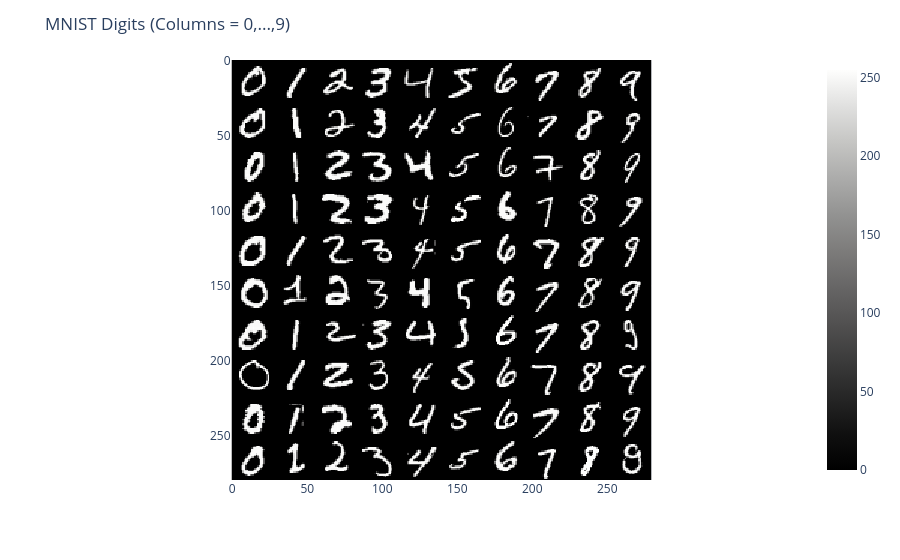

Here is the notebook cell this chart was saved with:
### Code cell
mnist = MNIST(root="./data",train=True,download=True)

digit_images = {d: [] for d in range(10)}

for image, label in mnist:
    if len(digit_images[label]) < 10:
        digit_images[label].append(np.array(image))

    if all(len(v) == 10 for v in digit_images.values()):
        break

canvas = np.ones((10*28, 10*28)) * 255

for row in range(10):
    for col in range(10):
        img = digit_images[col][row]
        canvas[row*28:(row+1)*28,col*28:(col+1)*28] = img

fig = px.imshow(canvas,color_continuous_scale="gray",aspect="equal")

fig.update_layout(title="MNIST Digits (Columns = 0,...,9)")

fig.show()

### Figure 1 — Plotly figure (JSON) as saved in the notebook; plotly's stock layout.template omitted (floating-point values rounded to 4 significant figures; data arrays with more than 128 entries replaced by an {"elided": "..."} marker saying what was removed)
{"data": [{"coloraxis": "coloraxis", "hovertemplate": "x: %{x}<br>y: %{y}<br>color: %{z}<extra></extra>", "name": "0", "type": "heatmap", "xaxis": "x", "yaxis": "y", "z": {"elided": "280x280 float values"}}], "layout": {"coloraxis": {"colorscale": [[0, "rgb(0, 0, 0)"], [0.09091, "rgb(16, 16, 16)"], [0.1818, "rgb(38, 38, 38)"], [0.2727, "rgb(59, 59, 59)"], [0.3636, "rgb(81, 80, 80)"], [0.4545, "rgb(102, 101, 101)"], [0.5455, "rgb(124, 123, 122)"], [0.6364, "rgb(146, 146, 145)"], [0.7273, "rgb(171, 171, 170)"], [0.8182, "rgb(197, 197, 195)"], [0.9091, "rgb(224, 224, 223)"], [1, "rgb(254, 254, 253)"]]}, "margin": {"t": 60}, "title": {"text": "MNIST Digits (Columns = 0,...,9)"}, "xaxis": {"anchor": "y", "constrain": "domain", "domain": [0, 1], "scaleanchor": "y"}, "yaxis": {"anchor": "x", "autorange": "reversed", "constrain": "domain", "domain": [0, 1]}}}
